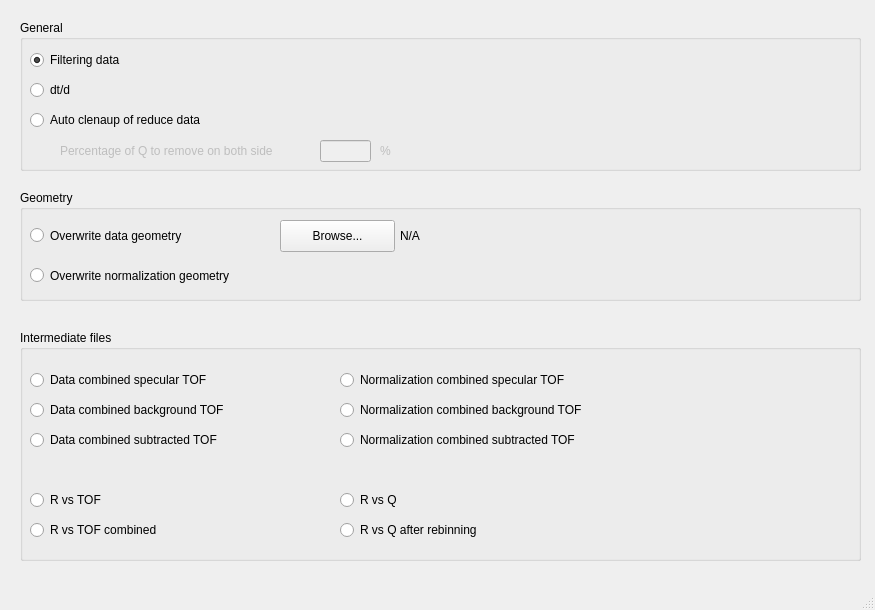
<?xml version="1.0" encoding="UTF-8"?>
<ui version="4.0">
 <class>MainWindow</class>
 <widget class="QMainWindow" name="MainWindow">
  <property name="geometry">
   <rect>
    <x>0</x>
    <y>0</y>
    <width>875</width>
    <height>610</height>
   </rect>
  </property>
  <property name="windowTitle">
   <string>MainWindow</string>
  </property>
  <widget class="QWidget" name="centralwidget">
   <widget class="QGroupBox" name="groupBox">
    <property name="geometry">
     <rect>
      <x>20</x>
      <y>20</y>
      <width>841</width>
      <height>151</height>
     </rect>
    </property>
    <property name="title">
     <string>General</string>
    </property>
    <widget class="QRadioButton" name="radioButton">
     <property name="geometry">
      <rect>
       <x>10</x>
       <y>30</y>
       <width>103</width>
       <height>20</height>
      </rect>
     </property>
     <property name="text">
      <string>Filtering data</string>
     </property>
     <property name="checked">
      <bool>true</bool>
     </property>
     <property name="autoExclusive">
      <bool>false</bool>
     </property>
    </widget>
    <widget class="QRadioButton" name="radioButton_2">
     <property name="geometry">
      <rect>
       <x>10</x>
       <y>60</y>
       <width>103</width>
       <height>20</height>
      </rect>
     </property>
     <property name="text">
      <string>dt/d</string>
     </property>
     <property name="autoExclusive">
      <bool>false</bool>
     </property>
    </widget>
    <widget class="QRadioButton" name="radioButton_3">
     <property name="geometry">
      <rect>
       <x>10</x>
       <y>90</y>
       <width>211</width>
       <height>20</height>
      </rect>
     </property>
     <property name="text">
      <string>Auto clenaup of reduce data</string>
     </property>
     <property name="autoExclusive">
      <bool>false</bool>
     </property>
    </widget>
    <widget class="QLabel" name="label">
     <property name="enabled">
      <bool>false</bool>
     </property>
     <property name="geometry">
      <rect>
       <x>40</x>
       <y>120</y>
       <width>261</width>
       <height>21</height>
      </rect>
     </property>
     <property name="text">
      <string>Percentage of Q to remove on both side</string>
     </property>
    </widget>
    <widget class="QLineEdit" name="lineEdit">
     <property name="enabled">
      <bool>false</bool>
     </property>
     <property name="geometry">
      <rect>
       <x>300</x>
       <y>120</y>
       <width>51</width>
       <height>22</height>
      </rect>
     </property>
    </widget>
    <widget class="QLabel" name="label_2">
     <property name="enabled">
      <bool>false</bool>
     </property>
     <property name="geometry">
      <rect>
       <x>360</x>
       <y>120</y>
       <width>21</width>
       <height>21</height>
      </rect>
     </property>
     <property name="text">
      <string>%</string>
     </property>
    </widget>
   </widget>
   <widget class="QGroupBox" name="groupBox_2">
    <property name="geometry">
     <rect>
      <x>20</x>
      <y>190</y>
      <width>841</width>
      <height>111</height>
     </rect>
    </property>
    <property name="title">
     <string>Geometry</string>
    </property>
    <widget class="QRadioButton" name="radioButton_4">
     <property name="geometry">
      <rect>
       <x>10</x>
       <y>30</y>
       <width>191</width>
       <height>31</height>
      </rect>
     </property>
     <property name="text">
      <string>Overwrite data geometry</string>
     </property>
     <property name="autoExclusive">
      <bool>false</bool>
     </property>
    </widget>
    <widget class="QPushButton" name="pushButton">
     <property name="geometry">
      <rect>
       <x>260</x>
       <y>30</y>
       <width>115</width>
       <height>32</height>
      </rect>
     </property>
     <property name="text">
      <string>Browse...</string>
     </property>
    </widget>
    <widget class="QLabel" name="label_3">
     <property name="geometry">
      <rect>
       <x>380</x>
       <y>30</y>
       <width>431</width>
       <height>31</height>
      </rect>
     </property>
     <property name="text">
      <string>N/A</string>
     </property>
    </widget>
    <widget class="QRadioButton" name="radioButton_5">
     <property name="geometry">
      <rect>
       <x>10</x>
       <y>70</y>
       <width>251</width>
       <height>31</height>
      </rect>
     </property>
     <property name="text">
      <string>Overwrite normalization geometry</string>
     </property>
     <property name="autoExclusive">
      <bool>false</bool>
     </property>
    </widget>
   </widget>
   <widget class="QGroupBox" name="groupBox_3">
    <property name="geometry">
     <rect>
      <x>20</x>
      <y>330</y>
      <width>841</width>
      <height>231</height>
     </rect>
    </property>
    <property name="title">
     <string>Intermediate files</string>
    </property>
    <widget class="QRadioButton" name="radioButton_6">
     <property name="geometry">
      <rect>
       <x>10</x>
       <y>40</y>
       <width>231</width>
       <height>20</height>
      </rect>
     </property>
     <property name="text">
      <string>Data combined specular TOF</string>
     </property>
     <property name="autoExclusive">
      <bool>false</bool>
     </property>
    </widget>
    <widget class="QRadioButton" name="radioButton_7">
     <property name="geometry">
      <rect>
       <x>10</x>
       <y>70</y>
       <width>231</width>
       <height>20</height>
      </rect>
     </property>
     <property name="text">
      <string>Data combined background TOF</string>
     </property>
     <property name="autoExclusive">
      <bool>false</bool>
     </property>
    </widget>
    <widget class="QRadioButton" name="radioButton_8">
     <property name="geometry">
      <rect>
       <x>10</x>
       <y>100</y>
       <width>231</width>
       <height>20</height>
      </rect>
     </property>
     <property name="text">
      <string>Data combined subtracted TOF</string>
     </property>
     <property name="autoExclusive">
      <bool>false</bool>
     </property>
    </widget>
    <widget class="QRadioButton" name="radioButton_9">
     <property name="geometry">
      <rect>
       <x>320</x>
       <y>70</y>
       <width>301</width>
       <height>20</height>
      </rect>
     </property>
     <property name="text">
      <string>Normalization combined background TOF</string>
     </property>
     <property name="autoExclusive">
      <bool>false</bool>
     </property>
    </widget>
    <widget class="QRadioButton" name="radioButton_10">
     <property name="geometry">
      <rect>
       <x>320</x>
       <y>40</y>
       <width>271</width>
       <height>20</height>
      </rect>
     </property>
     <property name="text">
      <string>Normalization combined specular TOF</string>
     </property>
     <property name="autoExclusive">
      <bool>false</bool>
     </property>
    </widget>
    <widget class="QRadioButton" name="radioButton_11">
     <property name="geometry">
      <rect>
       <x>320</x>
       <y>100</y>
       <width>281</width>
       <height>20</height>
      </rect>
     </property>
     <property name="text">
      <string>Normalization combined subtracted TOF</string>
     </property>
     <property name="autoExclusive">
      <bool>false</bool>
     </property>
    </widget>
    <widget class="QRadioButton" name="radioButton_12">
     <property name="geometry">
      <rect>
       <x>10</x>
       <y>160</y>
       <width>103</width>
       <height>20</height>
      </rect>
     </property>
     <property name="text">
      <string>R vs TOF</string>
     </property>
     <property name="autoExclusive">
      <bool>false</bool>
     </property>
    </widget>
    <widget class="QRadioButton" name="radioButton_13">
     <property name="geometry">
      <rect>
       <x>10</x>
       <y>190</y>
       <width>151</width>
       <height>20</height>
      </rect>
     </property>
     <property name="text">
      <string>R vs TOF combined</string>
     </property>
     <property name="autoExclusive">
      <bool>false</bool>
     </property>
    </widget>
    <widget class="QRadioButton" name="radioButton_14">
     <property name="geometry">
      <rect>
       <x>320</x>
       <y>160</y>
       <width>103</width>
       <height>20</height>
      </rect>
     </property>
     <property name="text">
      <string>R vs Q</string>
     </property>
     <property name="autoExclusive">
      <bool>false</bool>
     </property>
    </widget>
    <widget class="QRadioButton" name="radioButton_15">
     <property name="geometry">
      <rect>
       <x>320</x>
       <y>190</y>
       <width>151</width>
       <height>20</height>
      </rect>
     </property>
     <property name="text">
      <string>R vs Q after rebinning</string>
     </property>
     <property name="autoExclusive">
      <bool>false</bool>
     </property>
    </widget>
   </widget>
  </widget>
  <widget class="QMenuBar" name="menubar">
   <property name="geometry">
    <rect>
     <x>0</x>
     <y>0</y>
     <width>875</width>
     <height>22</height>
    </rect>
   </property>
  </widget>
  <widget class="QStatusBar" name="statusbar"/>
 </widget>
 <resources/>
 <connections/>
</ui>
